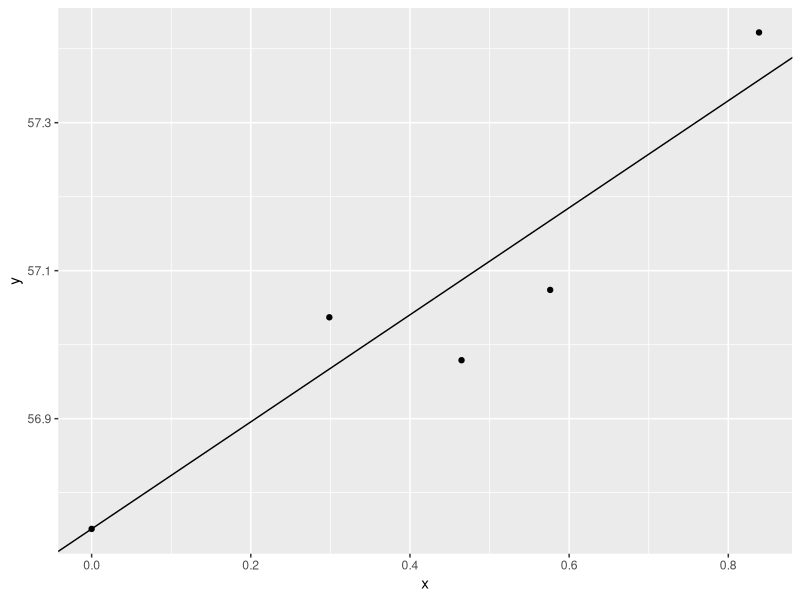

R code for this plot:
library(tidyverse)
library(jsonlite)

data <- tribble(
  ~x, ~y,
  0, 56.751,
  0.2987, 57.037,
  0.4648, 56.979,
  0.5762, 57.074,
  0.8386, 57.422
)

### 1. calculating X distances from the mean of X

mean_added <- data %>%
  mutate(distance = x - mean(x))

### 2. dividing each value of distance by the squared sum of errors produces W (weights)

W_estimated <- mean_added %>%
  mutate(W = distance / sum(distance^2))

### 3. calculating weighted y
W_final <- W_estimated %>%
  mutate(line = y * W)

slope <- W_final %>%
  summarise(slope = sum(line))

W_final %>%
  ggplot() +
  geom_point(aes(x, y)) +
  geom_abline(slope = slope$slope, intercept = 56.751)
